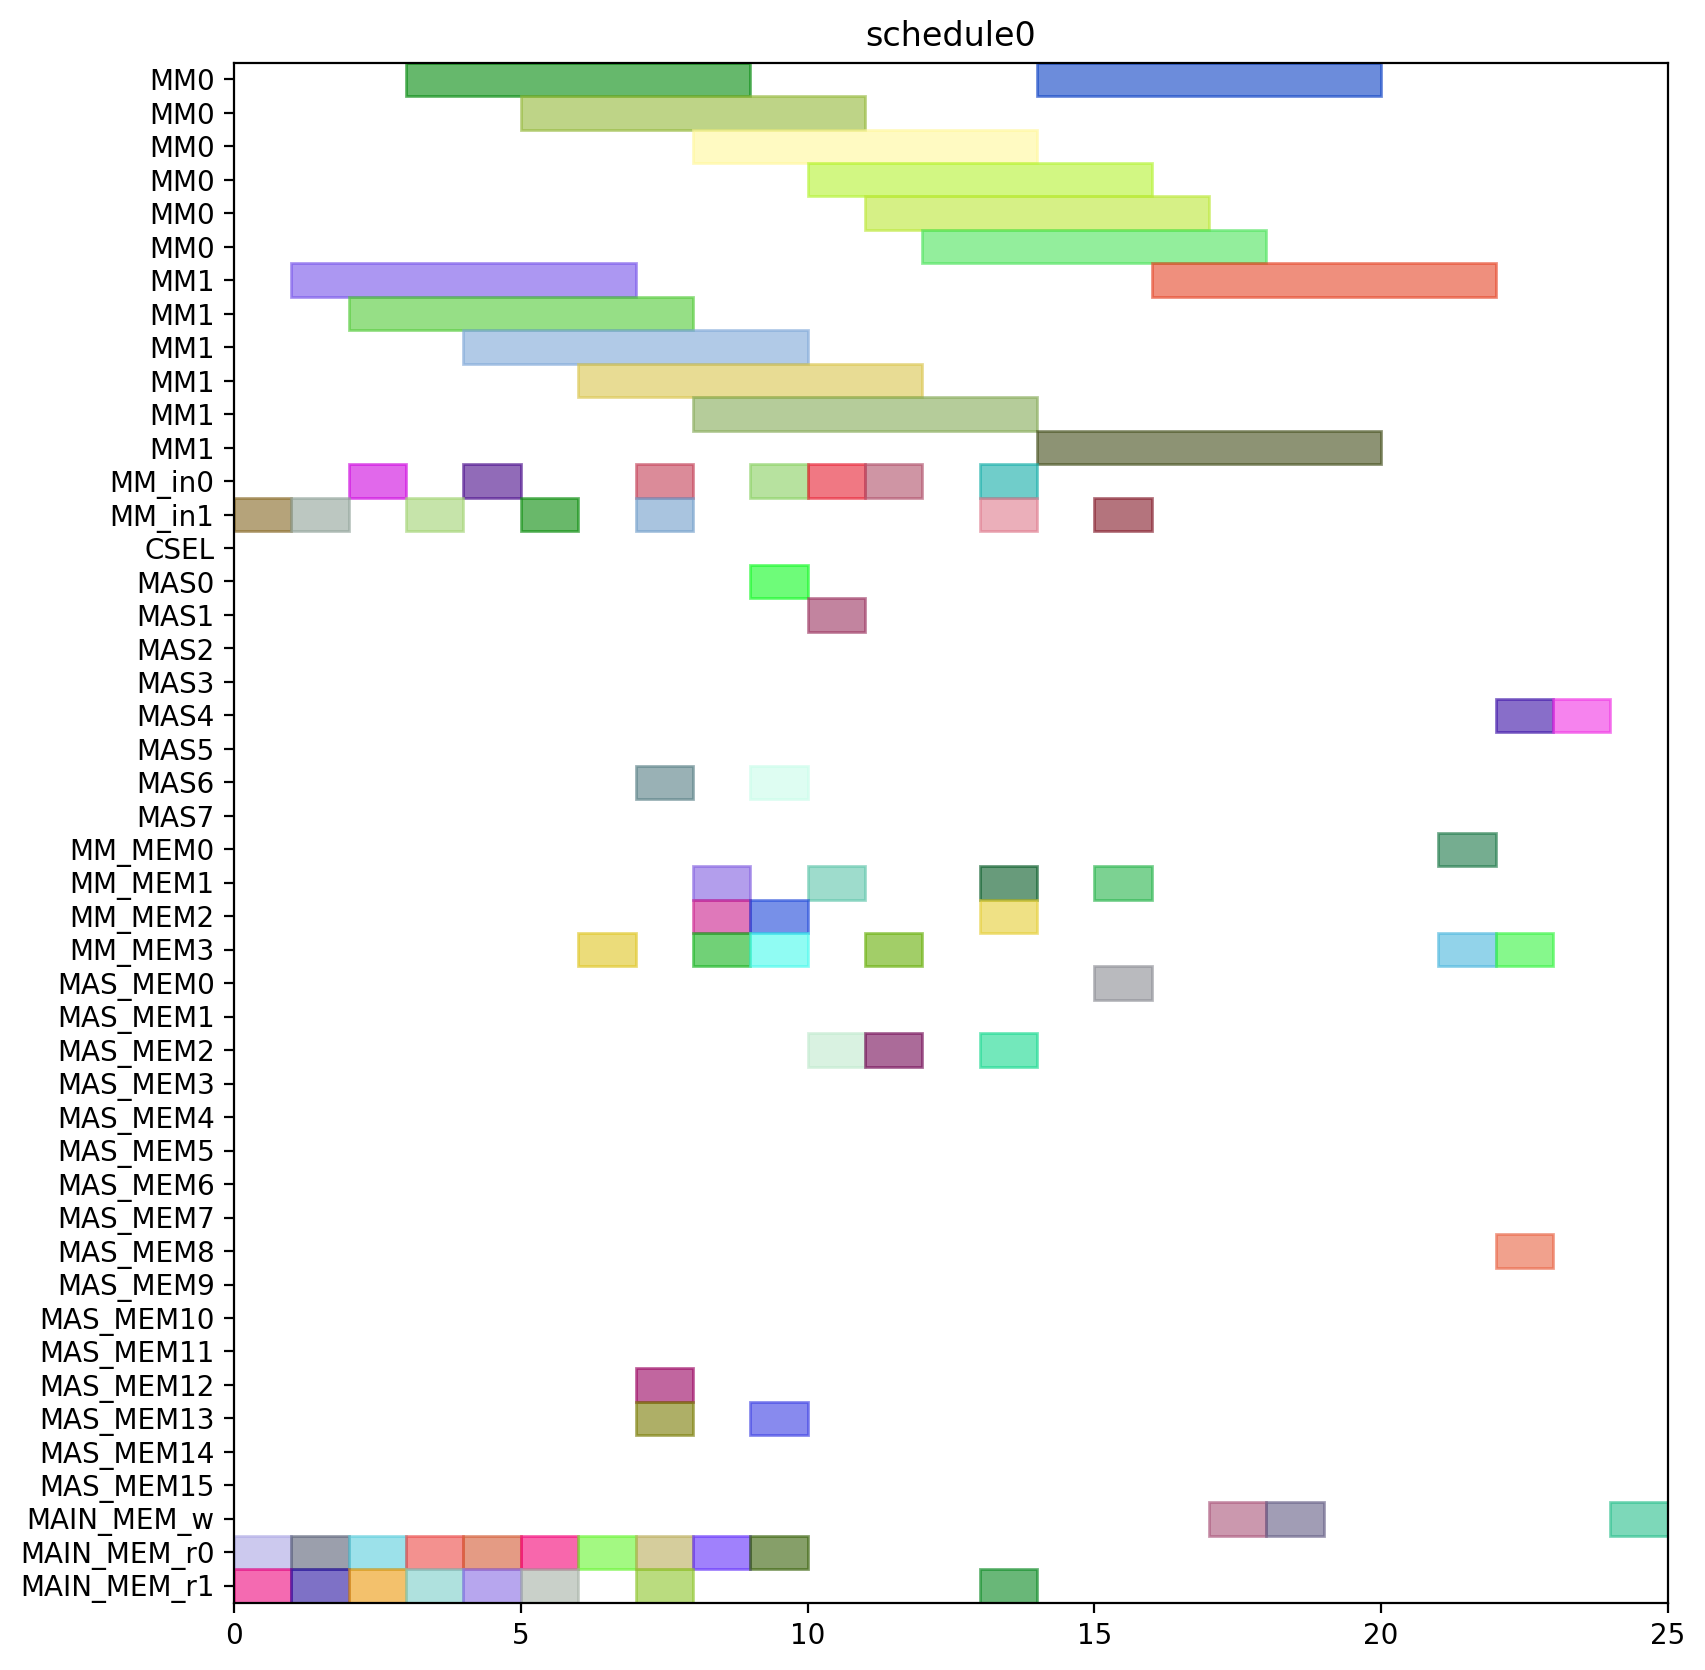

The script that drew this image:
from pyschedule import Scenario, solvers, plotters, alt


def solve():
	horizon = 120
	S = Scenario("schedule0", horizon=horizon)

	# resource
	MM = S.Resources('MM', num=2, size=6)
	MM_in = S.Resources('MM_in', num=2)
	CSEL = S.Resource('CSEL')
	MAS = S.Resources('MAS', num=8, size=1, periods=range(1, horizon))
	MM_MEM = S.Resources('MM_MEM', num=4)
	MAS_MEM = S.Resources('MAS_MEM', num=16)
	MAIN_MEM_w = S.Resource('MAIN_MEM_w', size=1)
	MAIN_MEM_r = S.Resources('MAIN_MEM_r', num=2)

	# result of previous scheduling

	# new tasks
	r1 = S.Task('r1', length=6, delay_cost=1)
	r1 += alt(MM)
	r1_in = S.Task('r1_in', length=1, delay_cost=1)
	r1_in += alt(MM_in)
	S += r1_in*MM_in[0]<=r1*MM[0]
	S += r1_in*MM_in[1]<=r1*MM[1]
	r1_mem0 = S.Task('r1_mem0', length=1, delay_cost=1)
	r1_mem0 += MAIN_MEM_r[0]
	S += r1_mem0 <= r1

	r1_mem1 = S.Task('r1_mem1', length=1, delay_cost=1)
	r1_mem1 += MAIN_MEM_r[1]
	S += r1_mem1 <= r1

	r3 = S.Task('r3', length=6, delay_cost=1)
	r3 += alt(MM)
	r3_in = S.Task('r3_in', length=1, delay_cost=1)
	r3_in += alt(MM_in)
	S += r3_in*MM_in[0]<=r3*MM[0]
	S += r3_in*MM_in[1]<=r3*MM[1]
	r3_mem0 = S.Task('r3_mem0', length=1, delay_cost=1)
	r3_mem0 += MAIN_MEM_r[0]
	S += r3_mem0 <= r3

	r3_mem1 = S.Task('r3_mem1', length=1, delay_cost=1)
	r3_mem1 += MAIN_MEM_r[1]
	S += r3_mem1 <= r3

	r4 = S.Task('r4', length=6, delay_cost=1)
	r4 += alt(MM)
	r4_in = S.Task('r4_in', length=1, delay_cost=1)
	r4_in += alt(MM_in)
	S += r4_in*MM_in[0]<=r4*MM[0]
	S += r4_in*MM_in[1]<=r4*MM[1]
	r4_mem0 = S.Task('r4_mem0', length=1, delay_cost=1)
	r4_mem0 += MAIN_MEM_r[0]
	S += r4_mem0 <= r4

	r4_mem1 = S.Task('r4_mem1', length=1, delay_cost=1)
	r4_mem1 += MAIN_MEM_r[1]
	S += r4_mem1 <= r4

	r5 = S.Task('r5', length=6, delay_cost=1)
	r5 += alt(MM)
	r5_in = S.Task('r5_in', length=1, delay_cost=1)
	r5_in += alt(MM_in)
	S += r5_in*MM_in[0]<=r5*MM[0]
	S += r5_in*MM_in[1]<=r5*MM[1]
	r5_mem0 = S.Task('r5_mem0', length=1, delay_cost=1)
	r5_mem0 += MAIN_MEM_r[0]
	S += r5_mem0 <= r5

	r5_mem1 = S.Task('r5_mem1', length=1, delay_cost=1)
	r5_mem1 += MAIN_MEM_r[1]
	S += r5_mem1 <= r5

	r6 = S.Task('r6', length=6, delay_cost=1)
	r6 += alt(MM)
	r6_in = S.Task('r6_in', length=1, delay_cost=1)
	r6_in += alt(MM_in)
	S += r6_in*MM_in[0]<=r6*MM[0]
	S += r6_in*MM_in[1]<=r6*MM[1]
	r6_mem0 = S.Task('r6_mem0', length=1, delay_cost=1)
	r6_mem0 += MAIN_MEM_r[0]
	S += r6_mem0 <= r6

	r6_mem1 = S.Task('r6_mem1', length=1, delay_cost=1)
	r6_mem1 += MAIN_MEM_r[1]
	S += r6_mem1 <= r6

	r12 = S.Task('r12', length=6, delay_cost=1)
	r12 += alt(MM)
	r12_in = S.Task('r12_in', length=1, delay_cost=1)
	r12_in += alt(MM_in)
	S += r12_in*MM_in[0]<=r12*MM[0]
	S += r12_in*MM_in[1]<=r12*MM[1]
	r12_mem0 = S.Task('r12_mem0', length=1, delay_cost=1)
	r12_mem0 += MAIN_MEM_r[0]
	S += r12_mem0 <= r12

	r12_mem1 = S.Task('r12_mem1', length=1, delay_cost=1)
	r12_mem1 += MAIN_MEM_r[1]
	S += r12_mem1 <= r12

	r13 = S.Task('r13', length=6, delay_cost=1)
	r13 += alt(MM)
	r13_in = S.Task('r13_in', length=1, delay_cost=1)
	r13_in += alt(MM_in)
	S += r13_in*MM_in[0]<=r13*MM[0]
	S += r13_in*MM_in[1]<=r13*MM[1]
	r13_mem0 = S.Task('r13_mem0', length=1, delay_cost=1)
	r13_mem0 += MAIN_MEM_r[0]
	S += r13_mem0 <= r13

	r13_mem1 = S.Task('r13_mem1', length=1, delay_cost=1)
	r13_mem1 += MAIN_MEM_r[1]
	S += r13_mem1 <= r13

	r2 = S.Task('r2', length=1, delay_cost=1)
	r2 += alt(MAS)
	r2_mem0 = S.Task('r2_mem0', length=1, delay_cost=1)
	r2_mem0 += alt(MM_MEM)
	S += (r1*MM[0])-1 < r2_mem0*MM_MEM[0]
	S += (r1*MM[1])-1 < r2_mem0*MM_MEM[2]
	S += r2_mem0 <= r2

	r2_mem1 = S.Task('r2_mem1', length=1, delay_cost=1)
	r2_mem1 += alt(MM_MEM)
	S += (r1*MM[0])-1 < r2_mem1*MM_MEM[1]
	S += (r1*MM[1])-1 < r2_mem1*MM_MEM[3]
	S += r2_mem1 <= r2

	r7 = S.Task('r7', length=1, delay_cost=1)
	r7 += alt(MAS)
	r7_mem0 = S.Task('r7_mem0', length=1, delay_cost=1)
	r7_mem0 += alt(MM_MEM)
	S += (r5*MM[0])-1 < r7_mem0*MM_MEM[0]
	S += (r5*MM[1])-1 < r7_mem0*MM_MEM[2]
	S += r7_mem0 <= r7

	r7_mem1 = S.Task('r7_mem1', length=1, delay_cost=1)
	r7_mem1 += alt(MM_MEM)
	S += (r6*MM[0])-1 < r7_mem1*MM_MEM[1]
	S += (r6*MM[1])-1 < r7_mem1*MM_MEM[3]
	S += r7_mem1 <= r7

	r8 = S.Task('r8', length=1, delay_cost=1)
	r8 += alt(MAS)
	r8_mem0 = S.Task('r8_mem0', length=1, delay_cost=1)
	r8_mem0 += MAIN_MEM_r[0]
	S += r8_mem0 <= r8

	r8_mem1 = S.Task('r8_mem1', length=1, delay_cost=1)
	r8_mem1 += alt(MM_MEM)
	S += (r4*MM[0])-1 < r8_mem1*MM_MEM[1]
	S += (r4*MM[1])-1 < r8_mem1*MM_MEM[3]
	S += r8_mem1 <= r8

	r10 = S.Task('r10', length=1, delay_cost=1)
	r10 += alt(MAS)
	r10_mem0 = S.Task('r10_mem0', length=1, delay_cost=1)
	r10_mem0 += MAIN_MEM_r[0]
	S += r10_mem0 <= r10

	r10_mem1 = S.Task('r10_mem1', length=1, delay_cost=1)
	r10_mem1 += alt(MM_MEM)
	S += (r4*MM[0])-1 < r10_mem1*MM_MEM[1]
	S += (r4*MM[1])-1 < r10_mem1*MM_MEM[3]
	S += r10_mem1 <= r10

	r9 = S.Task('r9', length=6, delay_cost=1)
	r9 += alt(MM)
	r9_in = S.Task('r9_in', length=1, delay_cost=1)
	r9_in += alt(MM_in)
	S += r9_in*MM_in[0]<=r9*MM[0]
	S += r9_in*MM_in[1]<=r9*MM[1]
	r9_mem0 = S.Task('r9_mem0', length=1, delay_cost=1)
	r9_mem0 += MAIN_MEM_r[0]
	S += r9_mem0 <= r9

	r9_mem1 = S.Task('r9_mem1', length=1, delay_cost=1)
	r9_mem1 += alt(MAS_MEM)
	S += (r7*MAS[0])-1 < r9_mem1*MAS_MEM[1]
	S += (r7*MAS[1])-1 < r9_mem1*MAS_MEM[3]
	S += (r7*MAS[2])-1 < r9_mem1*MAS_MEM[5]
	S += (r7*MAS[3])-1 < r9_mem1*MAS_MEM[7]
	S += (r7*MAS[4])-1 < r9_mem1*MAS_MEM[9]
	S += (r7*MAS[5])-1 < r9_mem1*MAS_MEM[11]
	S += (r7*MAS[6])-1 < r9_mem1*MAS_MEM[13]
	S += (r7*MAS[7])-1 < r9_mem1*MAS_MEM[15]
	S += r9_mem1 <= r9

	r11 = S.Task('r11', length=6, delay_cost=1)
	r11 += alt(MM)
	r11_in = S.Task('r11_in', length=1, delay_cost=1)
	r11_in += alt(MM_in)
	S += r11_in*MM_in[0]<=r11*MM[0]
	S += r11_in*MM_in[1]<=r11*MM[1]
	r11_mem0 = S.Task('r11_mem0', length=1, delay_cost=1)
	r11_mem0 += alt(MAS_MEM)
	S += (r10*MAS[0])-1 < r11_mem0*MAS_MEM[0]
	S += (r10*MAS[1])-1 < r11_mem0*MAS_MEM[2]
	S += (r10*MAS[2])-1 < r11_mem0*MAS_MEM[4]
	S += (r10*MAS[3])-1 < r11_mem0*MAS_MEM[6]
	S += (r10*MAS[4])-1 < r11_mem0*MAS_MEM[8]
	S += (r10*MAS[5])-1 < r11_mem0*MAS_MEM[10]
	S += (r10*MAS[6])-1 < r11_mem0*MAS_MEM[12]
	S += (r10*MAS[7])-1 < r11_mem0*MAS_MEM[14]
	S += r11_mem0 <= r11

	r11_mem1 = S.Task('r11_mem1', length=1, delay_cost=1)
	r11_mem1 += alt(MAS_MEM)
	S += (r10*MAS[0])-1 < r11_mem1*MAS_MEM[1]
	S += (r10*MAS[1])-1 < r11_mem1*MAS_MEM[3]
	S += (r10*MAS[2])-1 < r11_mem1*MAS_MEM[5]
	S += (r10*MAS[3])-1 < r11_mem1*MAS_MEM[7]
	S += (r10*MAS[4])-1 < r11_mem1*MAS_MEM[9]
	S += (r10*MAS[5])-1 < r11_mem1*MAS_MEM[11]
	S += (r10*MAS[6])-1 < r11_mem1*MAS_MEM[13]
	S += (r10*MAS[7])-1 < r11_mem1*MAS_MEM[15]
	S += r11_mem1 <= r11

	PX_new = S.Task('PX_new', length=6, delay_cost=1)
	PX_new += alt(MM)
	PX_new_in = S.Task('PX_new_in', length=1, delay_cost=1)
	PX_new_in += alt(MM_in)
	S += PX_new_in*MM_in[0]<=PX_new*MM[0]
	S += PX_new_in*MM_in[1]<=PX_new*MM[1]
	S += 0<PX_new

	PX_new_w = S.Task('PX_new_w', length=1, delay_cost=1)
	PX_new_w += alt(MAIN_MEM_w)
	S += PX_new <= PX_new_w

	PX_new_mem0 = S.Task('PX_new_mem0', length=1, delay_cost=1)
	PX_new_mem0 += alt(MAS_MEM)
	S += (r2*MAS[0])-1 < PX_new_mem0*MAS_MEM[0]
	S += (r2*MAS[1])-1 < PX_new_mem0*MAS_MEM[2]
	S += (r2*MAS[2])-1 < PX_new_mem0*MAS_MEM[4]
	S += (r2*MAS[3])-1 < PX_new_mem0*MAS_MEM[6]
	S += (r2*MAS[4])-1 < PX_new_mem0*MAS_MEM[8]
	S += (r2*MAS[5])-1 < PX_new_mem0*MAS_MEM[10]
	S += (r2*MAS[6])-1 < PX_new_mem0*MAS_MEM[12]
	S += (r2*MAS[7])-1 < PX_new_mem0*MAS_MEM[14]
	S += PX_new_mem0 <= PX_new

	PX_new_mem1 = S.Task('PX_new_mem1', length=1, delay_cost=1)
	PX_new_mem1 += alt(MM_MEM)
	S += (r12*MM[0])-1 < PX_new_mem1*MM_MEM[1]
	S += (r12*MM[1])-1 < PX_new_mem1*MM_MEM[3]
	S += PX_new_mem1 <= PX_new

	r14 = S.Task('r14', length=6, delay_cost=1)
	r14 += alt(MM)
	r14_in = S.Task('r14_in', length=1, delay_cost=1)
	r14_in += alt(MM_in)
	S += r14_in*MM_in[0]<=r14*MM[0]
	S += r14_in*MM_in[1]<=r14*MM[1]
	r14_mem0 = S.Task('r14_mem0', length=1, delay_cost=1)
	r14_mem0 += alt(MAS_MEM)
	S += (r2*MAS[0])-1 < r14_mem0*MAS_MEM[0]
	S += (r2*MAS[1])-1 < r14_mem0*MAS_MEM[2]
	S += (r2*MAS[2])-1 < r14_mem0*MAS_MEM[4]
	S += (r2*MAS[3])-1 < r14_mem0*MAS_MEM[6]
	S += (r2*MAS[4])-1 < r14_mem0*MAS_MEM[8]
	S += (r2*MAS[5])-1 < r14_mem0*MAS_MEM[10]
	S += (r2*MAS[6])-1 < r14_mem0*MAS_MEM[12]
	S += (r2*MAS[7])-1 < r14_mem0*MAS_MEM[14]
	S += r14_mem0 <= r14

	r14_mem1 = S.Task('r14_mem1', length=1, delay_cost=1)
	r14_mem1 += alt(MM_MEM)
	S += (r3*MM[0])-1 < r14_mem1*MM_MEM[1]
	S += (r3*MM[1])-1 < r14_mem1*MM_MEM[3]
	S += r14_mem1 <= r14

	Z1_new = S.Task('Z1_new', length=6, delay_cost=1)
	Z1_new += alt(MM)
	Z1_new_in = S.Task('Z1_new_in', length=1, delay_cost=1)
	Z1_new_in += alt(MM_in)
	S += Z1_new_in*MM_in[0]<=Z1_new*MM[0]
	S += Z1_new_in*MM_in[1]<=Z1_new*MM[1]
	S += 0<Z1_new

	Z1_new_w = S.Task('Z1_new_w', length=1, delay_cost=1)
	Z1_new_w += alt(MAIN_MEM_w)
	S += Z1_new <= Z1_new_w

	Z1_new_mem0 = S.Task('Z1_new_mem0', length=1, delay_cost=1)
	Z1_new_mem0 += alt(MAS_MEM)
	S += (r2*MAS[0])-1 < Z1_new_mem0*MAS_MEM[0]
	S += (r2*MAS[1])-1 < Z1_new_mem0*MAS_MEM[2]
	S += (r2*MAS[2])-1 < Z1_new_mem0*MAS_MEM[4]
	S += (r2*MAS[3])-1 < Z1_new_mem0*MAS_MEM[6]
	S += (r2*MAS[4])-1 < Z1_new_mem0*MAS_MEM[8]
	S += (r2*MAS[5])-1 < Z1_new_mem0*MAS_MEM[10]
	S += (r2*MAS[6])-1 < Z1_new_mem0*MAS_MEM[12]
	S += (r2*MAS[7])-1 < Z1_new_mem0*MAS_MEM[14]
	S += Z1_new_mem0 <= Z1_new

	Z1_new_mem1 = S.Task('Z1_new_mem1', length=1, delay_cost=1)
	Z1_new_mem1 += alt(MM_MEM)
	S += (r13*MM[0])-1 < Z1_new_mem1*MM_MEM[1]
	S += (r13*MM[1])-1 < Z1_new_mem1*MM_MEM[3]
	S += Z1_new_mem1 <= Z1_new

	r15 = S.Task('r15', length=6, delay_cost=1)
	r15 += alt(MM)
	r15_in = S.Task('r15_in', length=1, delay_cost=1)
	r15_in += alt(MM_in)
	S += r15_in*MM_in[0]<=r15*MM[0]
	S += r15_in*MM_in[1]<=r15*MM[1]
	r15_mem0 = S.Task('r15_mem0', length=1, delay_cost=1)
	r15_mem0 += alt(MAS_MEM)
	S += (r8*MAS[0])-1 < r15_mem0*MAS_MEM[0]
	S += (r8*MAS[1])-1 < r15_mem0*MAS_MEM[2]
	S += (r8*MAS[2])-1 < r15_mem0*MAS_MEM[4]
	S += (r8*MAS[3])-1 < r15_mem0*MAS_MEM[6]
	S += (r8*MAS[4])-1 < r15_mem0*MAS_MEM[8]
	S += (r8*MAS[5])-1 < r15_mem0*MAS_MEM[10]
	S += (r8*MAS[6])-1 < r15_mem0*MAS_MEM[12]
	S += (r8*MAS[7])-1 < r15_mem0*MAS_MEM[14]
	S += r15_mem0 <= r15

	r15_mem1 = S.Task('r15_mem1', length=1, delay_cost=1)
	r15_mem1 += alt(MM_MEM)
	S += (r9*MM[0])-1 < r15_mem1*MM_MEM[1]
	S += (r9*MM[1])-1 < r15_mem1*MM_MEM[3]
	S += r15_mem1 <= r15

	r16 = S.Task('r16', length=6, delay_cost=1)
	r16 += alt(MM)
	r16_in = S.Task('r16_in', length=1, delay_cost=1)
	r16_in += alt(MM_in)
	S += r16_in*MM_in[0]<=r16*MM[0]
	S += r16_in*MM_in[1]<=r16*MM[1]
	r16_mem0 = S.Task('r16_mem0', length=1, delay_cost=1)
	r16_mem0 += alt(MM_MEM)
	S += (r11*MM[0])-1 < r16_mem0*MM_MEM[0]
	S += (r11*MM[1])-1 < r16_mem0*MM_MEM[2]
	S += r16_mem0 <= r16

	r16_mem1 = S.Task('r16_mem1', length=1, delay_cost=1)
	r16_mem1 += MAIN_MEM_r[1]
	S += r16_mem1 <= r16

	r17 = S.Task('r17', length=1, delay_cost=1)
	r17 += alt(MAS)
	r17_mem0 = S.Task('r17_mem0', length=1, delay_cost=1)
	r17_mem0 += alt(MM_MEM)
	S += (r14*MM[0])-1 < r17_mem0*MM_MEM[0]
	S += (r14*MM[1])-1 < r17_mem0*MM_MEM[2]
	S += r17_mem0 <= r17

	r17_mem1 = S.Task('r17_mem1', length=1, delay_cost=1)
	r17_mem1 += alt(MM_MEM)
	S += (r15*MM[0])-1 < r17_mem1*MM_MEM[1]
	S += (r15*MM[1])-1 < r17_mem1*MM_MEM[3]
	S += r17_mem1 <= r17

	PY_new = S.Task('PY_new', length=1, delay_cost=1)
	PY_new += alt(MAS)
	S += 0<PY_new

	PY_new_w = S.Task('PY_new_w', length=1, delay_cost=1)
	PY_new_w += alt(MAIN_MEM_w)
	S += PY_new <= PY_new_w

	PY_new_mem0 = S.Task('PY_new_mem0', length=1, delay_cost=1)
	PY_new_mem0 += alt(MAS_MEM)
	S += (r17*MAS[0])-1 < PY_new_mem0*MAS_MEM[0]
	S += (r17*MAS[1])-1 < PY_new_mem0*MAS_MEM[2]
	S += (r17*MAS[2])-1 < PY_new_mem0*MAS_MEM[4]
	S += (r17*MAS[3])-1 < PY_new_mem0*MAS_MEM[6]
	S += (r17*MAS[4])-1 < PY_new_mem0*MAS_MEM[8]
	S += (r17*MAS[5])-1 < PY_new_mem0*MAS_MEM[10]
	S += (r17*MAS[6])-1 < PY_new_mem0*MAS_MEM[12]
	S += (r17*MAS[7])-1 < PY_new_mem0*MAS_MEM[14]
	S += PY_new_mem0 <= PY_new

	PY_new_mem1 = S.Task('PY_new_mem1', length=1, delay_cost=1)
	PY_new_mem1 += alt(MM_MEM)
	S += (r16*MM[0])-1 < PY_new_mem1*MM_MEM[1]
	S += (r16*MM[1])-1 < PY_new_mem1*MM_MEM[3]
	S += PY_new_mem1 <= PY_new

	solvers.mip.solve(S,msg=1,kind='CPLEX',ratio_gap=1.01)

	solution = [['hoge']*len(S.solution()[1]) for i in range(len(S.solution()))]
	for i in range(len(S.solution())):
		for j in range(len(S.solution()[i])):
			solution[i][j]=str(S.solution()[i][j])
	print(solution)

	cycles = int(solution[-1][3])

	pic_file_name = "/home/mfukuda/ABE/multiRAM_multiMAS_16mux/scheduling_result/stage6MM2_stage1MAS8/EP_YRECOVER/schedule0.png"
	if(S.solution() != []):
		plotters.matplotlib.plot(S,img_filename=pic_file_name, show_task_labels=False, fig_size=(cycles*0.25+3, 10))

	return solution
